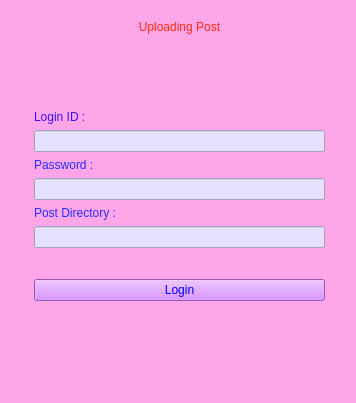
<?xml version="1.0" encoding="UTF-8"?>
<ui version="4.0">
 <class>Upload</class>
 <widget class="QWidget" name="Upload">
  <property name="windowModality">
   <enum>Qt::NonModal</enum>
  </property>
  <property name="geometry">
   <rect>
    <x>0</x>
    <y>0</y>
    <width>356</width>
    <height>403</height>
   </rect>
  </property>
  <property name="windowTitle">
   <string>Post Uploader</string>
  </property>
  <property name="styleSheet">
   <string notr="true">background-color: rgb(255, 166, 232);</string>
  </property>
  <widget class="QWidget" name="horizontalLayoutWidget">
   <property name="geometry">
    <rect>
     <x>9</x>
     <y>20</y>
     <width>341</width>
     <height>351</height>
    </rect>
   </property>
   <layout class="QHBoxLayout" name="horizontalLayout">
    <property name="sizeConstraint">
     <enum>QLayout::SetMaximumSize</enum>
    </property>
    <item>
     <spacer name="horizontalSpacer">
      <property name="orientation">
       <enum>Qt::Horizontal</enum>
      </property>
      <property name="sizeType">
       <enum>QSizePolicy::Fixed</enum>
      </property>
      <property name="sizeHint" stdset="0">
       <size>
        <width>25</width>
        <height>20</height>
       </size>
      </property>
     </spacer>
    </item>
    <item>
     <layout class="QVBoxLayout" name="verticalLayout">
      <item>
       <widget class="QLabel" name="Top_Level">
        <property name="styleSheet">
         <string notr="true">color: rgb(255, 43, 15);
font: 24pt &quot;Verdana&quot;;</string>
        </property>
        <property name="text">
         <string>Uploading Post</string>
        </property>
        <property name="alignment">
         <set>Qt::AlignCenter</set>
        </property>
       </widget>
      </item>
      <item>
       <spacer name="verticalSpacer">
        <property name="orientation">
         <enum>Qt::Vertical</enum>
        </property>
        <property name="sizeHint" stdset="0">
         <size>
          <width>20</width>
          <height>40</height>
         </size>
        </property>
       </spacer>
      </item>
      <item>
       <widget class="QLabel" name="ID_label">
        <property name="styleSheet">
         <string notr="true">color: rgb(56, 16, 255);
font: 75 14pt &quot;Palatino Linotype&quot;;</string>
        </property>
        <property name="text">
         <string>Login ID :</string>
        </property>
       </widget>
      </item>
      <item>
       <widget class="QLineEdit" name="IDInput">
        <property name="styleSheet">
         <string notr="true">background-color: rgb(230, 225, 255);
color: rgb(0, 0, 0);
font: 75 10pt &quot;MS Sans Serif&quot;;</string>
        </property>
       </widget>
      </item>
      <item>
       <widget class="QLabel" name="Password">
        <property name="styleSheet">
         <string notr="true">color: rgb(37, 48, 255);
font: 75 14pt &quot;Palatino Linotype&quot;;</string>
        </property>
        <property name="text">
         <string>Password :</string>
        </property>
       </widget>
      </item>
      <item>
       <widget class="QLineEdit" name="passwordInput">
        <property name="styleSheet">
         <string notr="true">background-color: rgb(230, 225, 255);
color: rgb(0, 0, 0);
font: 75 10pt &quot;MS Sans Serif&quot;;</string>
        </property>
       </widget>
      </item>
      <item>
       <widget class="QLabel" name="post_label">
        <property name="styleSheet">
         <string notr="true">color: rgb(37, 48, 255);
font: 75 14pt &quot;Palatino Linotype&quot;;</string>
        </property>
        <property name="text">
         <string>Post Directory :</string>
        </property>
       </widget>
      </item>
      <item>
       <widget class="QLineEdit" name="postLink">
        <property name="styleSheet">
         <string notr="true">background-color: rgb(230, 225, 255);
color: rgb(0, 0, 0);
font: 75 10pt &quot;MS Sans Serif&quot;;</string>
        </property>
       </widget>
      </item>
      <item>
       <spacer name="verticalSpacer_3">
        <property name="orientation">
         <enum>Qt::Vertical</enum>
        </property>
        <property name="sizeType">
         <enum>QSizePolicy::Fixed</enum>
        </property>
        <property name="sizeHint" stdset="0">
         <size>
          <width>20</width>
          <height>25</height>
         </size>
        </property>
       </spacer>
      </item>
      <item>
       <widget class="QPushButton" name="loginPushButton">
        <property name="styleSheet">
         <string notr="true">background-color: rgb(209, 117, 255);
font: 75 11pt &quot;Perpetua Titling MT&quot;;
color: rgb(0, 0, 255);</string>
        </property>
        <property name="text">
         <string>Login</string>
        </property>
       </widget>
      </item>
      <item>
       <spacer name="verticalSpacer_4">
        <property name="orientation">
         <enum>Qt::Vertical</enum>
        </property>
        <property name="sizeHint" stdset="0">
         <size>
          <width>20</width>
          <height>40</height>
         </size>
        </property>
       </spacer>
      </item>
     </layout>
    </item>
    <item>
     <spacer name="horizontalSpacer_2">
      <property name="orientation">
       <enum>Qt::Horizontal</enum>
      </property>
      <property name="sizeType">
       <enum>QSizePolicy::Fixed</enum>
      </property>
      <property name="sizeHint" stdset="0">
       <size>
        <width>25</width>
        <height>20</height>
       </size>
      </property>
     </spacer>
    </item>
   </layout>
  </widget>
 </widget>
 <resources/>
 <connections/>
</ui>
